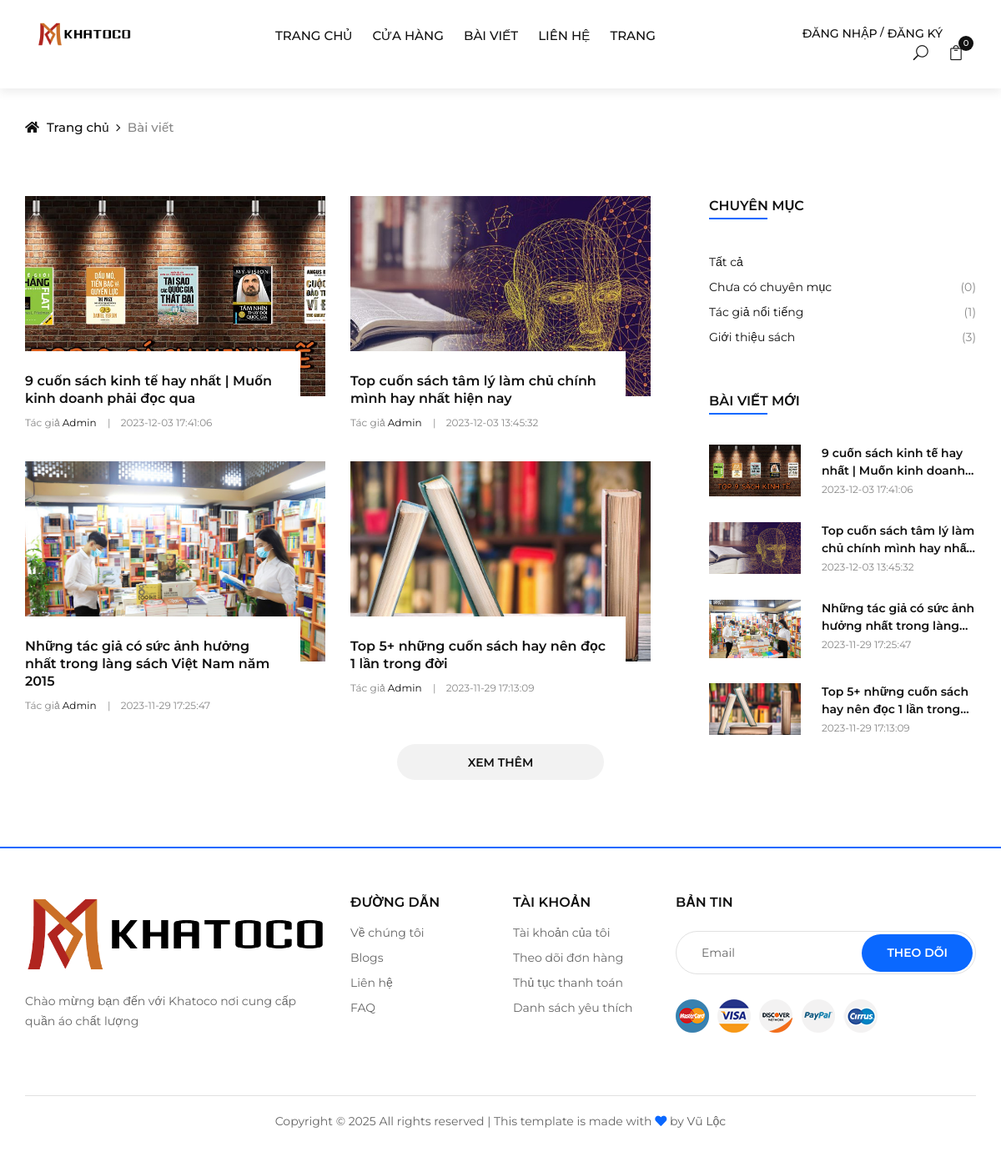
The page /index.php?url=bai-viet on the database its author committed.
### tables this page shows
CREATE TABLE `posts` (
  `post_id` int(11) NOT NULL,
  `category_id` int(11) NOT NULL,
  `title` varchar(255) NOT NULL,
  `image` varchar(255) NOT NULL,
  `author` varchar(255) NOT NULL,
  `content` text NOT NULL,
  `views` int(11) NOT NULL DEFAULT 0,
  `status` tinyint(1) NOT NULL DEFAULT 1,
  `created_at` datetime NOT NULL DEFAULT current_timestamp(),
  `updated_at` datetime NOT NULL DEFAULT current_timestamp() ON UPDATE current_timestamp()
);

CREATE TABLE `post_categories` (
  `id` int(11) NOT NULL,
  `name` varchar(255) NOT NULL
);

### models/pdo_library.php (called while the page is built, shortened)
<?php
function pdo_query($sql){
    $sql_args = array_slice(func_get_args(), 1);
    try{
        $conn = pdo_get_connection();
        $stmt = $conn->prepare($sql);
        $stmt->execute($sql_args);
        $rows = $stmt->fetchAll();
        return $rows;
    }
    catch(PDOException $e){
        throw $e;
    }
    finally{
        unset($conn);
    }
}
?>

### models/PostModel.php (called while the page is built, shortened)
<?php
    class PostModel {
        public function select_all_posts() {
            $sql = "SELECT * FROM posts ORDER BY post_id DESC";
            return pdo_query($sql);
        }
        public function select_post_category() {
            $sql = "
                SELECT cate.name, cate.id, COUNT(p.category_id) AS qty_post
                FROM post_categories cate
                LEFT JOIN posts p ON cate.id = p.category_id
                GROUP BY cate.id, cate.name
            ";
            return pdo_query($sql);
        }
    }
?>

### views/blog/blogs.php (the view)
<?php
    $list_posts = $PostModel->select_all_posts();
    $list_post_catgories = $PostModel->select_post_category();
?>
<div class="breadcrumb-option">
    <div class="container">
        <div class="row">
            <div class="col-lg-12">
                <div class="breadcrumb__links">
                    <a href="index.php"><i class="fa fa-home"></i> Trang chủ</a>
                    <span>Bài viết</span>
                </div>
            </div>
        </div>
    </div>
</div>
<section class="blog spad">
    <div class="container">
        <div class="row">
            <div class="col-lg-8">
                <div class="row">
                    <?php foreach ($list_posts as $value) {
                        extract($value);
                    ?>
                    <div class="col-lg-6 col-md-4 col-sm-6">
                        <div class="blog__item">
                            <a href="chi-tiet-bai-viet&id=<?=$post_id?>">
                                <div class="blog__item__pic set-bg" data-setbg="upload/<?=$image?>"></div>
                            </a>
                            <div class="blog__item__text">
                                <h6><a href="chi-tiet-bai-viet&id=<?=$post_id?>"><?=$title?></a></h6>
                                <ul>
                                    <li>Tác giả <span><?=$author?></span></li>
                                    <li><?=$created_at?></li>
                                </ul>
                            </div>
                        </div>
                    </div>
                    <?php
                    }
                    ?>
                </div>
            </div>
            <div class="col-lg-4">
                <div class="row">
                    <div class="col-lg-12 col-md-12">
                        <div class="blog__sidebar">
                            <div class="blog__sidebar__item">
                                <div class="section-title">
                                    <h4>Chuyên mục</h4>
                                </div>
                                <ul>
                                    <li><a href="bai-viet">Tất cả</span></a></li>
                                    <?php
                                    foreach ($list_post_catgories as $value) {
                                        extract($value);
                                    ?>
                                    <li><a href="danh-muc-bai-viet&id=<?=$id?>"><?=$name?> <span>(<?=$qty_post?>)</span></a></li>
                                    <?php
                                    }
                                    ?>
                                </ul>
                            </div>
                            <div class="blog__sidebar__item">
                                <div class="section-title">
                                    <h4>Bài viết mới</h4>
                                </div>
                                <?php
                                foreach ($list_posts as $value) {
                                    extract($value);
                                ?>
                                <a href="chi-tiet-bai-viet&id=<?=$post_id?>" class="blog__feature__item">
                                    <div class="blog__feature__item__pic">
                                        <img style="max-width: 110px;" src="upload/<?=$image?>" alt="">
                                    </div>
                                    <div class="blog__feature__item__text">
                                        <h6 class="text-truncate-2"><?=$title?></h6>
                                        <span><?=$created_at?></span>
                                    </div>
                                </a>
                                <?php
                                }
                                ?>
                            </div>
                        </div>
                    </div>
                </div>
            </div>
            <div class="col-lg-12 text-center">
                <a href="#" class="primary-btn load-btn">Xem thêm</a>
            </div>
        </div>
    </div>
</section>

### public/css/style.css (style rules this page uses)
html, body { height: 100%; font-family: "Montserrat", sans-serif; -webkit-font-smoothing: antialiased; color: red; }
h1, h2, h3, h4, h5, h6 { margin: 0; color: #111111; font-weight: 400; font-family: "Montserrat", sans-serif; }
h4 { font-size: 24px; }
h6 { font-size: 16px; }
img { max-width: 100%; }
ul, ol { padding: 0; margin: 0; }
.section-title { margin-bottom: 45px; }
.section-title h4 { color: #111111; font-weight: 600; text-transform: uppercase; position: relative; display: inline-block; }
.section-title h4:after { position: absolute; left: 0; bottom: -4px; height: 2px; width: 70px; background: #0A68FF; content: ""; }
.set-bg { background-repeat: no-repeat; background-size: cover; background-position: top center; }
.spad { padding-top: 100px; padding-bottom: 100px; }
.primary-btn { display: inline-block; font-size: 14px; text-transform: uppercase; font-weight: 600; padding: 12px 30px 10px; color: #ffffff; background: #0A68FF; }
.text-truncate-2 { display: -webkit-box; -webkit-line-clamp: 2; -webkit-box-orient: vertical; overflow: hidden; text-overflow: ellipsis; max-width: 100%; padding: 0; height: 40px; white-space: normal; }
.breadcrumb-option { padding-top: 35px; }
.breadcrumb__links a { font-size: 15px; font-weight: 500; color: #111111; margin-right: 18px; display: inline-block; position: relative; }
.breadcrumb__links a:after { position: absolute; right: -14px; top: 0; content: "\f105"; font-family: "FontAwesome"; }
.breadcrumb__links a i { margin-right: 5px; }
.breadcrumb__links span { font-size: 15px; font-weight: 500; color: #888888; display: inline-block; }
.blog { padding-top: 70px; padding-bottom: 80px; }
.blog__item { margin-bottom: 35px; }
.blog__item__pic { height: 240px; }
.blog__item__text { padding: 25px 20px 0 0; margin-right: 30px; background: #ffffff; margin-top: -54px; }
.blog__item__text h6 { margin-bottom: 6px; }
.blog__item__text h6 a { color: #111111; font-weight: 600; line-height: 21px; }
.blog__item__text ul li { font-size: 12px; color: #888888; display: inline-block; list-style: none; margin-right: 25px; position: relative; }
.blog__item__text ul li span { color: #111111; }
.blog__item__text ul li:after { position: absolute; right: -17px; top: 0px; content: "|"; }
.blog__item__text ul li:last-child { margin-right: 0; }
.blog__item__text ul li:last-child:after { display: none; }
.primary-btn.load-btn { color: #111111; background: #f2f2f2; padding: 12px 85px 10px; border-radius: 50px; }
.blog__sidebar { padding-left: 40px; }
.blog__sidebar__item { margin-bottom: 50px; }
.blog__sidebar__item:last-child { margin-bottom: 0; }
.blog__sidebar__item .section-title { margin-bottom: 40px; }
.blog__sidebar__item .section-title h4 { font-size: 16px; }
.blog__sidebar__item .section-title h4:after { bottom: -7px; }
.blog__sidebar__item ul li { list-style: none; line-height: 30px; }
.blog__sidebar__item ul li a { font-size: 14px; color: #111111; -webkit-transition: all, 0.3s; -moz-transition: all, 0.3s; -ms-transition: all, 0.3s; -o-transition: all, 0.3s; transition: all, 0.3s; }
.blog__sidebar__item ul li a span { float: right; color: #888888; }
.blog__feature__item { display: block; overflow: hidden; margin-bottom: 30px; }
.blog__feature__item:last-child { margin-bottom: 0; }
.blog__feature__item__pic { float: left; margin-right: 25px; }
.blog__feature__item__text { overflow: hidden; }
.blog__feature__item__text h6 { font-size: 14px; color: #111111; font-weight: 600; line-height: 21px; margin-bottom: 5px; }
.blog__feature__item__text span { font-size: 12px; color: #888888; display: block; }
@media only screen and (min-width: 1200px) { .container { max-width: 1170px; } }

### rows shown on the page
posts: shows a picture, title "9 cuốn sách kinh tế hay nhất | Muốn kinh doanh phải đọc qua", author "Admin", created_at "2023-12-03 17:41:06", image (picture), title "9 cuốn sách kinh tế hay nhất | Muốn kinh…"
posts: shows a picture, title "Top cuốn sách tâm lý làm chủ chính mình hay nhất hiện nay", author "Admin", created_at "2023-12-03 13:45:32", image (picture), title "Top cuốn sách tâm lý làm chủ chính mình hay…"
posts: shows a picture, title "Những tác giả có sức ảnh hưởng nhất trong làng sách Việt Nam năm 2015", author "Admin", created_at "2023-11-29 17:25:47", image (picture), title "Những tác giả có sức ảnh hưởng nhất trong…"
posts: shows a picture, title "Top 5+ những cuốn sách hay nên đọc 1 lần trong đời", author "Admin", created_at "2023-11-29 17:13:09", image (picture), title "Top 5+ những cuốn sách hay nên đọc 1 lần…"
post_categories: name "Chưa có chuyên mục", qty_post "0"
post_categories: name "Tác giả nổi tiếng", qty_post "1"
post_categories: name "Giới thiệu sách", qty_post "3"
